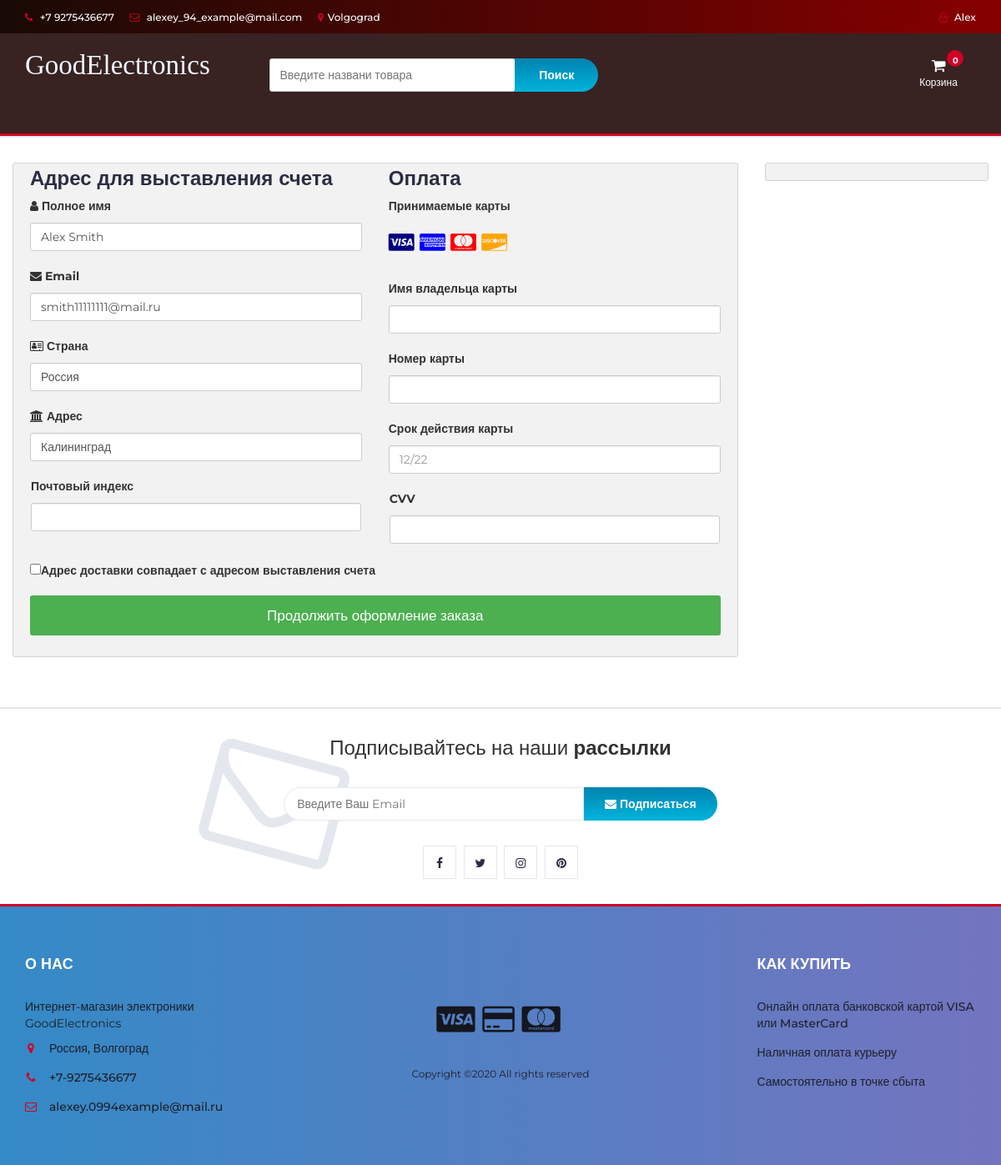
The app's page /checkout.php (signed in) with its own data.
### tables this page shows
CREATE TABLE `user_info` (
  `user_id` int(10) NOT NULL,
  `first_name` varchar(100) NOT NULL,
  `last_name` varchar(100) NOT NULL,
  `email` varchar(300) NOT NULL,
  `password` varchar(300) NOT NULL,
  `mobile` varchar(11) NOT NULL,
  `address1` varchar(50) NOT NULL,
  `address2` varchar(300) NOT NULL
);

### checkout.php (the view, shortened to what this page needs)
<?php
include "db.php";
include "header.php";
?>
<section class="section">
	<div class="container-fluid">
		<div class="row-checkout">
		<?php
		if(isset($_SESSION["uid"])){
			$sql = "SELECT * FROM user_info WHERE user_id='$_SESSION[uid]'";
			$query = mysqli_query($con,$sql);
			$row=mysqli_fetch_array($query);
		echo'
			<div class="col-75">
				<div class="container-checkout">
				<form id="checkout_form" action="checkout_process.php" method="POST" class="was-validated">
					<div class="row-checkout">
					<div class="col-50">
						<h3>Адрес для выставления счета</h3>
						<label for="fname"><i class="fa fa-user" ></i> Полное имя</label>
						<input type="text" id="fname" class="form-control" name="firstname"   value="'.$row["first_name"].' '.$row["last_name"].'">
						<label for="email"><i class="fa fa-envelope"></i> Email</label>
						<input type="text" id="email" name="email" class="form-control" pattern="^[_a-z0-9-]+(\.[_a-z0-9-]+)*@[a-z0-9]+(\.[a-z]{2,4})$" value="'.$row["email"].'" required>
						<label for="country"><i class="fa fa-address-card-o"></i> Страна</label>
						<input type="text" id="country" name="country" class="form-control" value="'.$row["address1"].'" required>
						<label for="address"><i class="fa fa-institution"></i> Адрес</label>
						<input type="text" id="address" name="address" class="form-control" value="'.$row["address2"].'"  required>
						<div class="row">
						<div class="col-50">
							<label for="zip">Почтовый индекс</label>
							<input type="text" id="zip" name="zip" class="form-control" pattern="^[0-9]{6}(?:-[0-9]{4})?$" required>
						</div>
						</div>
					</div>
					<div class="col-50">
						<h3>Оплата</h3>
						<label for="fname">Принимаемые карты</label>
						<div class="icon-container">
						<i class="fa fa-cc-visa" style="color:navy;"></i>
						<i class="fa fa-cc-amex" style="color:blue;"></i>
						<i class="fa fa-cc-mastercard" style="color:red;"></i>
						<i class="fa fa-cc-discover" style="color:orange;"></i>
						</div>
						<label for="cname">Имя владельца карты</label>
						<input type="text" id="cname" name="cardname" class="form-control" pattern="^[a-zA-Z ]+$" required>
						<div class="form-group" id="card-number-field">
                        <label for="cardNumber">Номер карты</label>
                        <input type="text" class="form-control" id="cardNumber" name="cardNumber" required>
                    </div>
						<label for="expdate">Срок действия карты</label>
						<input type="text" id="expdate" name="expdate" class="form-control" pattern="^((0[1-9])|(1[0-2]))\/(\d{2})$" placeholder="12/22"required>
						<div class="row">
						<div class="col-50">
							<div class="form-group CVV">
								<label for="cvv">CVV</label>
								<input type="text" class="form-control" name="cvv" id="cvv" required>
						</div>
						</div>
					</div>
					</div>
					</div>
					<label><input type="CHECKBOX" name="q" class="roomselect" value="conform" required>Адрес доставки совпадает с адресом выставления счета
					</label>';
					$total=0;
					$total_count=$_POST['total_count'];
				echo'
				<input type="hidden" name="total_count" value="'.$total_count.'">
					<input type="hidden" name="total_price" value="'.$total.'">
					<input type="submit" id="submit" value="Продолжить оформление заказа" class="checkout-btn">
				</form>
				</div>
			</div>
			';
		}else{
			echo"<script>window.location.href = 'cart.php'</script>";
		}
		?>
			<div class="col-25">
				<div class="container-checkout">
				</div>
			</div>
		</div>
	</div>
</section>
		<div id="newsletter" class="section">
			<div class="container">
				<div class="row">
					<div class="col-md-12">
						<div class="newsletter">
							<p>Подписывайтесь на наши <strong>рассылки</strong></p>
							<form >
								<input class="input" type="email" placeholder="Введите Ваш Email">
								<button class="newsletter-btn"><i class="fa fa-envelope"></i> Подписаться</button>
							</form>
							<ul class="newsletter-follow">
								<li>
									<a href="#"><i class="fa fa-facebook"></i></a>
								</li>
								<li>
									<a href="#"><i class="fa fa-twitter"></i></a>
								</li>
								<li>
									<a href="#"><i class="fa fa-instagram"></i></a>
								</li>
								<li>
									<a href="#"><i class="fa fa-pinterest"></i></a>
								</li>
							</ul>
						</div>
					</div>
				</div>
			</div>
		</div>
<?php
include "footer.php";
?>

### header.php (shortened to what this page needs)
<!DOCTYPE html>
<html lang="en">
	<head>
		<link type="text/css" rel="stylesheet" href="css/bootstrap.min.css"/>
		<link type="text/css" rel="stylesheet" href="css/slick.css"/>
		<link type="text/css" rel="stylesheet" href="css/slick-theme.css"/>
		<link type="text/css" rel="stylesheet" href="css/nouislider.min.css"/>
		<link rel="stylesheet" href="css/font-awesome.min.css">
		<link type="text/css" rel="stylesheet" href="css/style.css"/>
		<link type="text/css" rel="stylesheet" href="css/accountbtn.css"/>
    </head>
	<body>
		<header>
			<div id="top-header">
				<div class="container">
					<ul class="header-links pull-left">
						<li><a href="#"><i class="fa fa-phone"></i> +7 9275436677</a></li>
						<li><a href="#"><i class="fa fa-envelope-o"></i> alexey_94_example@mail.com</a></li>
						<li><a href="#"><i class="fa fa-map-marker"></i>Volgograd</a></li>
					</ul>
					<ul class="header-links pull-right">
						<li><?php
                             include "db.php";
                            if(isset($_SESSION["uid"])){
                                $sql = "SELECT first_name FROM user_info WHERE user_id='$_SESSION[uid]'";
                                $query = mysqli_query($con,$sql);
                                $row=mysqli_fetch_array($query);
                                echo '
                               <div class="dropdownn">
                                  <a href="#" class="dropdownn" data-toggle="modal" data-target="#myModal" ><i class="fa fa-user-o"></i> '.$row["first_name"].'</a>
                                  <div class="dropdownn-content">
                                    <a href="" data-toggle="modal" data-target="#profile"><i class="fa fa-user-circle" aria-hidden="true" ></i>Мой аккаунт</a>
                                    <a href="logout.php"  ><i class="fa fa-sign-in" aria-hidden="true"></i>Выйти</a>
                                  </div>
                                </div>';
                            }
                                             ?>
                                </li>
					</ul>
				</div>
			</div>
			<div id="header">
				<div class="container">
					<div class="row">
						<div class="col-md-3">
							<div class="header-logo">
								<a href="./index.php" class="logo">
								<font style="font-style:normal; font-size: 33px;color: aliceblue;font-family: serif">
                                        GoodElectronics
                                    </font>
								</a>
							</div>
						</div>
						<div class="col-md-6">
							<div class="header-search">
								<form method="POST" action="search.php" >
									<input class="input" id="search" name="search_q" type="text" placeholder="Введите названи товара">
									<button type="submit" id="search_btn" class="search-btn">Поиск</button>
								</form>
							</div>
						</div>
						<div class="col-md-3 clearfix">
							<div class="header-ctn">
								<div class="dropdown">
									<a href="#" class="dropdown-toggle" data-toggle="dropdown" aria-expanded="true">
										<i class="fa fa-shopping-cart"></i>
										<span>Корзина</span>
										<div class="badge qty">0</div>
									</a>
									</div>
							</div>
						</div>
					</div>
				</div>
			</div>
		</header>
		<nav id='navigation'>
		</nav>

### css/style.css (style rules this page uses)
body { font-family: 'Montserrat', sans-serif; font-weight: 400; }
h1, h2, h3, h4, h5, h6 { color: #2B2D42; font-weight: 700; margin: 0 0 10px; }
a { color: #2B2D42; font-weight: 500; -webkit-transition: 0.2s color; transition: 0.2s color; }
ul, ol { margin: 0; padding: 0; list-style: none }
.input { height: 40px; padding: 0px 15px; border: 1px solid #E4E7ED; background-color: #FFF; width: 100%; }
.section { padding-top: 30px; padding-bottom: 30px; }
#top-header { padding-top: 10px; padding-bottom: 10px; background-color: #1E1F29; }
.header-links li { display: inline-block; margin-right: 15px; font-size: 12px; }
.header-links li:last-child { margin-right: 0px; }
.header-links li a { color: #FFF; }
.header-links li i { color: #D10024; margin-right: 5px; }
#header { padding-top: 15px; padding-bottom: 15px; background-image: linear-gradient(-135deg, #FF6CAB 0%, #F660BC 10%, #EC53CD 20%, #E045DE 30%, #D335EE 40%, #C323FF 50%, #B53AFF 60%, #A749FF 70%, #9854FF 80%, #865EFF 90%, #7366FF 100%); }
.header-logo { float: left; }
.header-search { padding: 15px 0px; }
.header-search form { position: relative; }
.header-search form .input { width: calc(100% - 260px); margin-right: -4px; }
.header-search form .search-btn { height: 40px; width: 100px; background: #00B4DB; background: -webkit-linear-gradient(to bottom, #0083B0, #00B4DB); background: linear-gradient(to bottom, #0083B0, #00B4DB); color: #FFF; font-weight: 700; border: none; border-radius: 0px 40px 40px 0px; }
.header-ctn { float: right; padding: 15px 0px; }
.header-ctn>div { display: inline-block; }
.header-ctn>div>a { display: block; position: relative; width: 90px; text-align: center; color: #FFF; }
.header-ctn>div>a>i { display: block; font-size: 18px; }
.header-ctn>div>a>span { font-size: 12px; }
.header-ctn>div>a>.qty { position: absolute; right: 15px; top: -10px; width: 20px; height: 20px; line-height: 20px; text-align: center; border-radius: 50%; font-size: 10px; color: #FFF; background-color: #D10024; }
#navigation { background: #FFF; border-bottom: 2px solid #E4E7ED; border-top: 3px solid #D10024; }
#newsletter.section { border-top: 2px solid #E4E7ED; border-bottom: 3px solid #D10024; margin-top: 30px; }
.newsletter { text-align: center; }
.newsletter p { font-size: 24px; }
.newsletter form { position: relative; max-width: 520px; margin: 30px auto; }
.newsletter form:after { content: "\f003"; font-family: FontAwesome; position: absolute; font-size: 160px; color: #E4E7ED; top: 15px; -webkit-transform: translateY(-50%) rotate(15deg); -ms-transform: translateY(-50%) rotate(15deg); transform: translateY(-50%) rotate(15deg); z-index: -1; left: -90px; }
.newsletter form .input { width: calc(100% - 160px); margin-right: -4px; border-radius: 40px 0px 0px 40px; }
.newsletter form .newsletter-btn { width: 160px; height: 40px; font-weight: 700; background: #00B4DB; background: -webkit-linear-gradient(to bottom, #0083B0, #00B4DB); background: linear-gradient(to bottom, #0083B0, #00B4DB); color: #FFF; border: none; border-radius: 0px 40px 40px 0px; }
.newsletter .newsletter-follow { text-align: center; }
.newsletter .newsletter-follow li { display: inline-block; margin-right: 5px; }
.newsletter .newsletter-follow li:last-child { margin-right: 0px; }
.newsletter .newsletter-follow li a { position: relative; display: block; width: 40px; height: 40px; text-align: center; line-height: 40px; border: 1px solid #E4E7ED; background-color: #FFF; -webkit-transition: 0.2s all; transition: 0.2s all; }

### css/accountbtn.css (style rules this page uses)
.dropdownn { position: relative; display: inline-block; }

### header.php (style rules this page uses)
#navigation { background: #FF4E50; background: -webkit-linear-gradient(to right, #F9D423, #FF4E50); background: linear-gradient(to right, #F9D423, #FF4E50); }
#header { background: #382222; background: -webkit-linear-gradient(to right, #382222, #382222); background: linear-gradient(to right, #382222, #382222); }
#top-header { background: #870000; background: -webkit-linear-gradient(to right, #190A05, #870000); background: linear-gradient(to right, #190A05, #870000); }

### records on screen
user_info: first_name "Alex", firstname "Alex Smith", email "smith11111111@mail.ru", country "Россия", address "Калининград"
